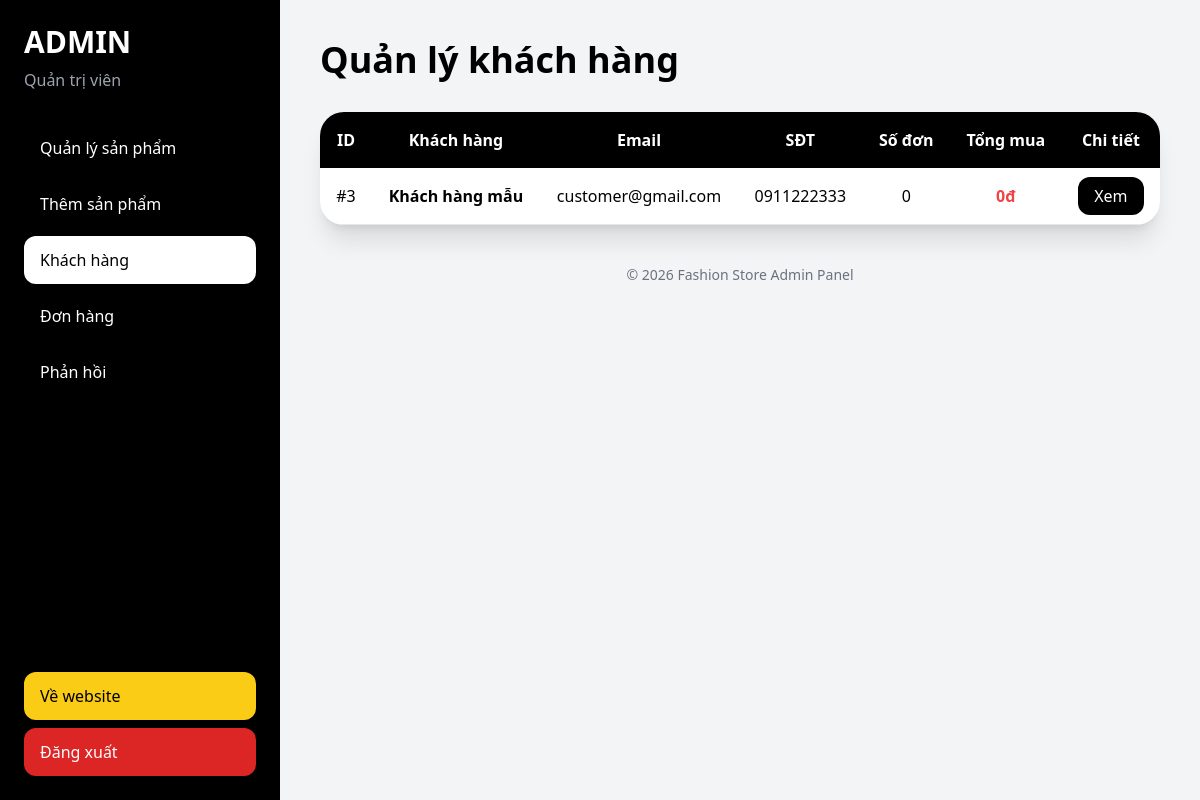
The page /admin/customers.php (signed in) on the database its author committed.
### tables this page shows
CREATE TABLE users (
  id INT AUTO_INCREMENT PRIMARY KEY,
  fullname VARCHAR(255) NOT NULL,
  email VARCHAR(255) NOT NULL UNIQUE,
  password VARCHAR(255) NOT NULL,
  phone VARCHAR(20),
  address TEXT,
  role ENUM('admin','staff','customer') DEFAULT 'customer',
  last_login DATETIME NULL,
  created_at DATETIME DEFAULT CURRENT_TIMESTAMP
);

### admin/customers.php (the view, shortened to what this page needs)
<?php
require "../config/database.php";
$stmt = $conn->query("
    SELECT
        users.id,
        users.fullname,
        users.email,
        users.phone,
        users.role,
        users.last_login,
        COUNT(orders.id) AS total_orders,
        COALESCE(SUM(orders.total_price), 0) AS total_spent
    FROM users
    LEFT JOIN orders ON users.id = orders.user_id
    WHERE users.role = 'customer'
    GROUP BY users.id
    ORDER BY users.id DESC
");
$customers = $stmt->fetchAll(PDO::FETCH_ASSOC);
include "_layout_start.php";
?>
<h1 class="text-4xl font-extrabold mb-8">Quản lý khách hàng</h1>
<div class="bg-white rounded-3xl shadow-xl overflow-hidden">
    <table class="w-full text-center">
        <tr class="bg-black text-white">
            <th class="p-4">ID</th>
            <th class="p-4">Khách hàng</th>
            <th class="p-4">Email</th>
            <th class="p-4">SĐT</th>
            <th class="p-4">Số đơn</th>
            <th class="p-4">Tổng mua</th>
            <th class="p-4">Chi tiết</th>
        </tr>
        <?php foreach ($customers as $c): ?>
            <tr class="border-b">
                <td class="p-4">#<?= $c["id"] ?></td>
                <td class="p-4 font-bold">
                    <?= htmlspecialchars($c["fullname"]) ?>
                </td>
                <td class="p-4">
                    <?= htmlspecialchars($c["email"]) ?>
                </td>
                <td class="p-4">
                    <?= htmlspecialchars($c["phone"] ?? "Chưa có") ?>
                </td>
                <td class="p-4">
                    <?= $c["total_orders"] ?>
                </td>
                <td class="p-4 text-red-500 font-bold">
                    <?= number_format($c["total_spent"], 0, ',', '.') ?>đ
                </td>
                <td class="p-4">
                    <a href="customer-detail.php?id=<?= $c["id"] ?>"
                       class="bg-black text-white px-4 py-2 rounded-xl hover:bg-red-500">
                        Xem
                    </a>
                </td>
            </tr>
        <?php endforeach; ?>
    </table>
</div>
<?php include "_layout_end.php"; ?>

### rows shown on the page
users: id "3", fullname "Khách hàng mẫu", email "customer@gmail.com", phone "0911222333", total_orders "0", total_spent "0"

### other values the page prints
$_SESSION["fullname"] "Quản trị viên"
